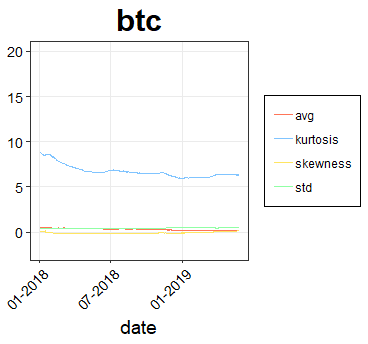
#> input picture Latex_code/Presentazione/Master thesis presentation/Images/btc _lag1d_200.png, 368 x 344 px
$ python -i goldprice.py   (imports and definitions only)
#> lines starting #> are read from the running program, lines starting #| are printed output that depends on the picture
#!/usr/bin/env python3
# -*- coding: utf-8 -*-
"""
Created on Sun Mar 31 12:11:10 2019

@author: matteo
"""


import pandas as pd
import datetime
import scraping as scr
from time import strptime
import datetime

#%matplotlib inline


def convdata(data):
    yyyy = data.split()[1].split('-')[2]
    mm = str(strptime(data.split()[1].split('-')[1],'%b').tm_mon) if  strptime(data.split()[1].split('-')[1],'%b').tm_mon > 9 else '0'+str(strptime(data.split()[1].split('-')[1],'%b').tm_mon)
    dd = data.split()[1].split('-')[0] if int(data.split()[1].split('-')[0]) > 9 else '0'+data.split()[1].split('-')[0]
    return '-'.join([str(yyyy),str(mm),str(dd)])

#==========================================
filename = 'goldPrice.csv'
# [1 line that did not run here, left out]
# [1 line that did not run here, left out]
# [1 line that did not run here, left out]
# [1 line that did not run here, left out]

tickers = ['BTC-USD']

# [1 line that did not run here, left out]
# [1 line that did not run here, left out]
# [1 line that did not run here, left out]
# [1 line that did not run here, left out]
# [1 line that did not run here, left out]

# [1 line that did not run here, left out]
# [1 line that did not run here, left out]

>>> import cv2
>>> picture = cv2.imread('../Latex_code/Presentazione/Master thesis presentation/Images/btc _lag1d_200.png', cv2.IMREAD_GRAYSCALE)
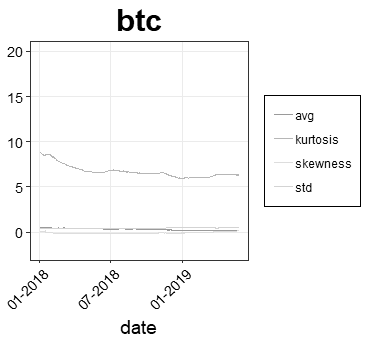
#> picture: shape (344, 368); min 0, max 255, mean 248.8
#> (the run stopped early here; a loop or call above may not have finished)

$ run again, on Latex_code/Presentazione/Master thesis presentation/Images/codadestra.png
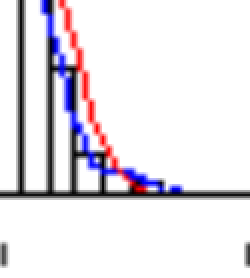
#> input picture Latex_code/Presentazione/Master thesis presentation/Images/codadestra.png, 125 x 139 px (shown 2 times larger)
#> `picture = cv2.imread('../Latex_code/Presentazione/Master thesis presen..`:
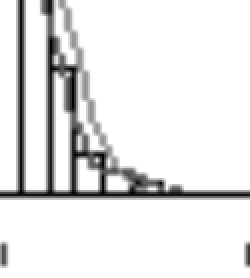
#> picture: shape (139, 125) (shown 2 times larger); min 0, max 255, mean 230.8
